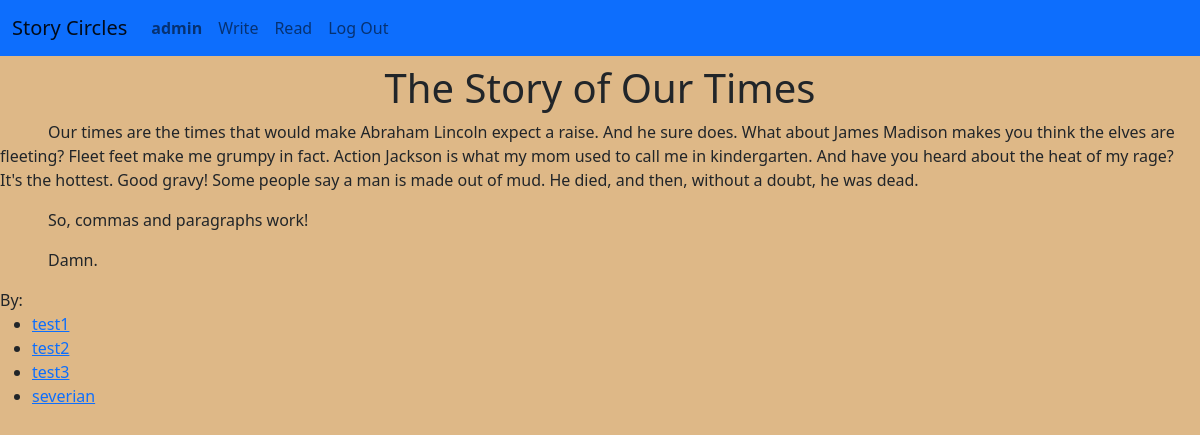
Page /circle/story/21 (signed in) on the committed database.
### circle/models.py (models this page shows, shortened)
class User(AbstractUser):
    user_since = models.DateTimeField(blank=False, auto_now_add=True)
    liked_stories = models.ManyToManyField(
        "Story",
        related_name="liked_by",
        blank=True,
    )
    def get_absolute_url(self):
        return reverse('user', args=[self.pk])

class Story(models.Model):
    title = models.TextField(unique=True)
    authors = models.ManyToManyField(
        User,
        related_name="stories",
        blank=True
    )
    text = models.TextField()
    start_time = models.DateTimeField(blank=True, null=True)
    finish_time = models.DateTimeField(blank=True, null=True)
    finished = models.BooleanField(default=False)
    """ Return the text as html with "\n\n" converted to paragraph breaks """

### circle/views.py (the view)
# urls.py: path("story/<int:pk>", views.FinishedStoryView.as_view(), name="finished_story"),
class FinishedStoryView(LoginRequiredMixin, DetailView):
    model = Story
    template_name = "circle/finishedstory_detail.html"
    queryset = Story.objects.filter(finished=True)
    context_object_name = 'story'

### circle/templates/circle/finishedstory_detail.html
{% extends "circle/layout.html" %}
{% load static %}
{% block body %}
    <h1>
        {{ story.title }}
    </h1>
    <div id="story-text-div">
        {% include 'circle/story_text.html' %}
    </div>
    <div id="authors-div">
        {% if story.authors.all %}
            By:
            <ul>
            {% for author in story.authors.all %}
            <li><a href="{{ author.get_absolute_url }}">{{ author.username }}</a></li>
            {% endfor %}
            </ul>
        {% else %}
            No authors found
        {% endif %}
    </div>
{% endblock %}

### circle/templates/circle/layout.html (shortened to what this page needs)
{% load static %}
<!DOCTYPE html>
<html lang="en">
    <head>
        <link href="https://cdn.jsdelivr.net/npm/bootstrap@5.0.0-beta1/dist/css/bootstrap.min.css" rel="stylesheet">
        <link href="{% static 'circle/styles.css' %}" rel="stylesheet">
    </head>
    <body>
        <nav class="navbar navbar-expand-md navbar-light bg-primary">
            <div class="container-fluid">
                <a class="navbar-brand" href="{% url 'index' %}">Story Circles</a>
                <div class="collapse navbar-collapse" id="navbarToggle">
                    <ul class="navbar-nav me-auto">
                        {% if user.is_authenticated %}
                        <li class="nav-item">
                            <a class="nav-link" id="current-user-nav" href="{{ user.get_absolute_url }}"><strong>{{ user.username }}</strong></a>
                        </li>
                        <li class="nav-item">
                            <a class="nav-link" id="write-nav" href="{% url 'index' %}">Write</a>
                        </li>
                        <li class="nav-item">
                            <a class="nav-link" id="read-nav" href="{% url 'finished_stories' %}">Read</a>
                        </li>
                        <li class="nav-item">
                            <a class="nav-link" href="{% url 'logout' %}">Log Out</a>
                        </li>
                        {% endif %}
                    </ul>
                </div>
            </div>
        </nav>
        <div class="body container-fluid d-flex flex-column h-100 w-100 px-0">
            {% block body %}
            {% endblock %}
        </div>
    </body>
</html>

### circle/static/circle/styles.css (style rules this page uses)
html, body { height: 100%; }
body { background-color: BurlyWood; }
h1 { margin-top: 0.5rem; text-align: center; }
p { text-indent: 3em; }

### rows in the picture
User: username "admin"
Story: title "The Story of Our Times", text "Our times are the times that would make Abraham Lincoln expect a raise. And he sure does. What about James Madison makes you think the elves are fleeting? Fleet feet make me grumpy in fact. Action Jackson is what my mom used to call me in kindergarten. And have you heard about the heat of my rage? It's the hottest. Good gravy! Some people say a man is made out of mud. He died, and then, without a doubt, he was dead. So, commas and paragraphs work! Damn."
User: username "test1"
User: username "test2"
User: username "test3"
User: username "severian"
